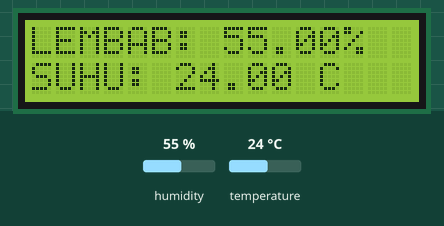
The sketch below on a simulated Arduino Uno, built with avr-gcc and run on an emulated ATmega328P. On the bench: 16×2 character LCD. The inputs (shaded band) are chosen by the test bench; at power-on: humidity 55 %, temperature 24 °C. What the sketch prints to the serial monitor is not drawn.

Above: at 1.2 s.
1.3 s: humidity set to 22 %
At 3.2 s:
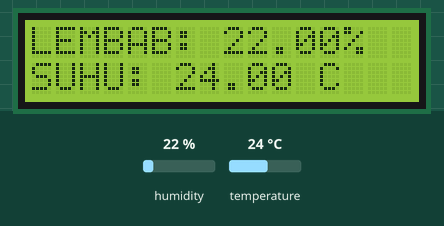
4.0 s: temperature set to 12 °C
At 4.8 s:
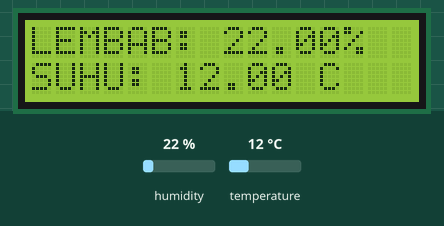
6.7 s: humidity set to 40 %
At 9.1 s:
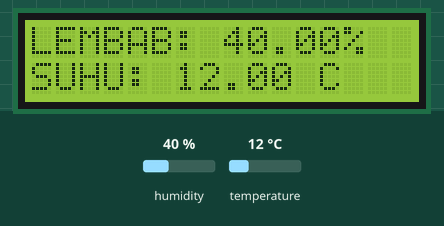
9.7 s: temperature set to 19 °C
At 10.7 s:
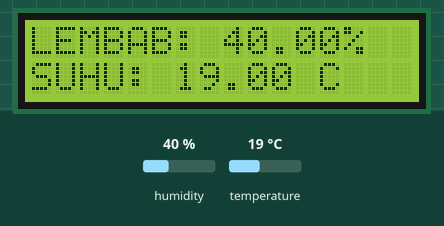
Timing chart, 0 to 12.7 s (numbered marks = the images above; inputs shaded):
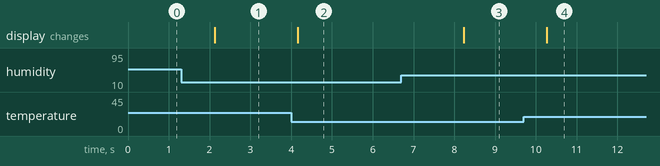

Measured:
- after the input at 1.3 s, the display: changes after 0.83 s (image 1)
- after the input at 4.0 s, the display: changes after 0.16 s (image 2)
- after the input at 6.7 s, the display: changes after 1.5 s (image 3)
- after the input at 9.7 s, the display: changes after 0.56 s (image 4)

The sketch:

dht11.ino
```cpp
//#include <DHT.h>

/*-----------------------------------------------------------------
DHT Tester
Contoh penggunaan DHT11 dengan library yang dibuat oleh ladyada
Dapat digunakan untuk DHT22 dan DHT21
Author : Gerai Cerdas
Date   : 20 Oktober 2012
-----------------------------------------------------------------*/

#include "DHT.h"

#define DHTPIN 7 // definisikan pin yang digunakan utk sensor DHT11
#include <LiquidCrystal.h>
LiquidCrystal lcd(12, 11, 5, 4, 3, 2);
// Tentukan jenis DHT yang digunakan (pilih salah satu)
// Saat ini yang dipilih adalah DHT11
#define DHTTYPE DHT11 // DHT 11
//#define DHTTYPE DHT22 // DHT 22 (AM2302)
//#define DHTTYPE DHT21 // DHT 21 (AM2301)

DHT dht(DHTPIN, DHTTYPE);

void setup() {
  Serial.begin(9600);
  dht.begin();
  lcd.begin(16, 2);
}

void loop() {
  // Baca humidity dan temperature
  float h = dht.readHumidity();
  float t = dht.readTemperature();

  // Cek hasil pembacaan, dan tampilkan bila ok
  if (isnan(t) || isnan(h)) {
    Serial.println("Failed to read from DHT");
  } else {
    Serial.print("Lembab: ");
    Serial.print(h);
    Serial.print(" %t");
    Serial.print("Temperature: ");
    Serial.print(t);
    Serial.println(" *C");
    lcd.setCursor(0,0);
  lcd.print("LEMBAB: ");
  lcd.print(h);
  lcd.print("%");
  lcd.setCursor(0, 1);
  lcd.print("SUHU: ");
  lcd.print(t);
  lcd.print(" C");
  }
  delay(1000);
}
```
